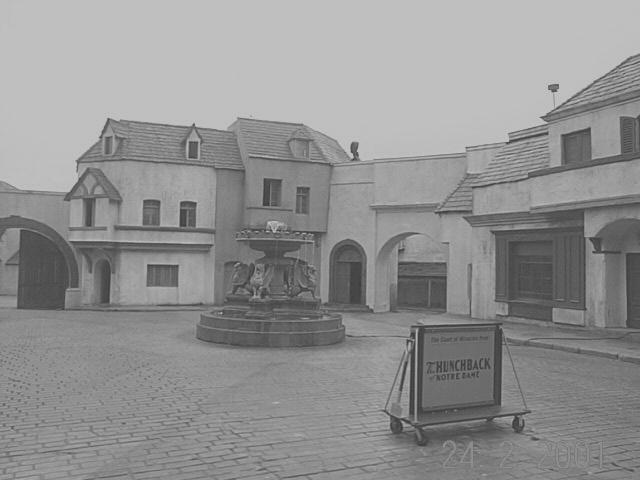
#> input picture image_contrast/HollywoodLC.jpg, 640 x 480 px
$ python equalizer.py
#> lines starting #> are read from the running program, lines starting #| are printed output that depends on the picture
from PIL import Image, ImageDraw
from matplotlib import pyplot as plt
import numpy as np


# Функция нормировки
def normalization(mass: list, dim: int, N=255):
    '''
    Функция нормировки
    :param mass: одномерный список значений оттенков серости пикселей
    :param dim: размерность массива
    :param N: количество элементов
    :return: норма
    '''
    if dim == 1:
        norm = []
        min_mass = min(mass)
        max_mass = max(mass)
        for pix in mass:
            norm.append(int(((pix - min_mass) / (max_mass - min_mass)) * N))

        return norm

    norm_mass = []
    for i in range(len(mass)):
        normalization(mass[i], dim=1)
        norm_mass.append(mass[i])

    return norm_mass


def read_jpg_gray(file):
    image = Image.open(file).convert('L')
    return image


def image_histogram(image):
    pixels = image.load()
    w, h = image.size[0], image.size[1]
    matrix_pixels = np.array(image).reshape(h, w)

    i = 0
    pixels_1d = []
    for col in range(w):
        for row in range(h):
            pixels_1d.append(pixels[col, row])

    # нормализация данных
    S = col * row
    pixels_1d = normalization(pixels_1d, dim=1)

    # создаем список гистограммы
    image_hist_y = [0 for i in range(255)]
    image_hist_x = [i for i in range(255)]

    index_hist = 0

    # [5 lines of commented-out code are left out]

    for row in range(h):
        for pix in matrix_pixels[row]:
            image_hist_y[pix] += 1

    return image_hist_x, image_hist_y, pixels_1d


# Создание картинки по считываемым данным по одномерному массиву пикселей
def drawing_image_new(pixels, w, h):
    '''
    Функция рисует картинку в оттенках серого по вхожному одномерному списку пикселей
    :param pixels: одномерный список оттенков серого каждого пикселя
    :param w: ширина создаваемой картинки
    :param h: высота создаваемой картинки
    :return: image_new - картинка в оттенках серого
    '''
    image_new = Image.new('L', (w, h))  # создаем пустую картинку в оттенках серого с шириной w и высотой h
    draw = ImageDraw.Draw(image_new)  # Запускаем инструмент для рисования

    # нормализуем значения оттенков серого
    S = 255
    image_new_norm = normalization(pixels, dim=1)
    # image_new_norm = pixels
    # заполняем значения пикселей новой картинки оттенками серого входного списка
    i = 0
    for col in range(w):
        for row in range(h):
            draw.point((col, row), int(image_new_norm[i]))
            i += 1

    return image_new


def task_equalization():
    # Считываем  файл
    image = read_jpg_gray('image_contrast/HollywoodLC.jpg')
#> in read_jpg_gray, image is the input picture: PIL image 640x480 L; min 48, max 209, mean 145.3
    w, h = image.size[0], image.size[1]
#> w = 640; h = 480
    pix = image.load()
    # Строим гистограмму
    x, y, pixels_1d = image_histogram(image)
#> after the loop in image_histogram, `for col in range(w):`: pixels_1d = 307200 items
#> in normalization, `min_mass = min(mass)`: min_mass = 48
#> in normalization, `max_mass = max(mass)`: max_mass = 209
#> the loop in normalization, `for pix in mass:` made 307200 passes
#> pix on passes 1 to 3: 190, 190, 190
#> after the loop in normalization, `for pix in mass:`: norm = 307200 items
#> x = 255 values from 0 to 254; y = 255 values, max 73902 at index 191, min 0 at index 0, mean 1204.7; pixels_1d = 307200 items
    plt.plot(x, y)
    plt.show()
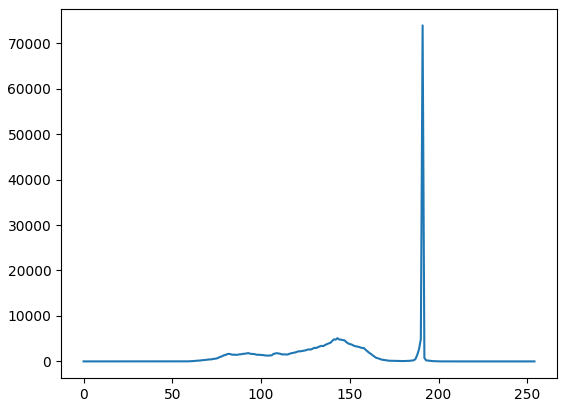
#> figure drawn by matplotlib, 1 panel; curve peaks at x = 191, y = 73902

    # Производим интегрирование
    cdf = [0]
    for i in range(1, len(y)):
        cdf.append(cdf[i - 1] + ((y[i - 1] + y[i]) * 0.5))
#> after the loop, cdf = 255 values from 0 to 307200
    max_cdf = max(cdf)
#> max_cdf = 307200
    for i in range(255):
        cdf[i] /= max_cdf
#> after the loop, cdf = 255 values from 0 to 1

    plt.plot(x, cdf)
    plt.show()
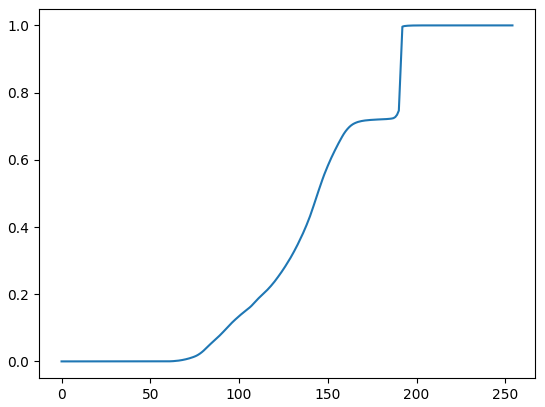
#> figure drawn by matplotlib, 1 panel; curve peaks at x = 210, y = 1

    # new_image = drawing_image_new(pixels_1d, w, h)
    # new_image.show()

    for i in range(w * h):
        for j in range(255):
            if pixels_1d[i] == j:
                pixels_1d[i] = cdf[j] * 255

    new_image = drawing_image_new(pixels_1d, w, h)
#> in drawing_image_new, `image_new = Image.new('L', (w, h))`: image_new: PIL image 640x480 L; every value is 0
#> in drawing_image_new, `image_new_norm = normalization(pixels, dim=1)`: image_new_norm = 307200 items
#> after the loop in drawing_image_new, `for col in range(w):`: i = 307200
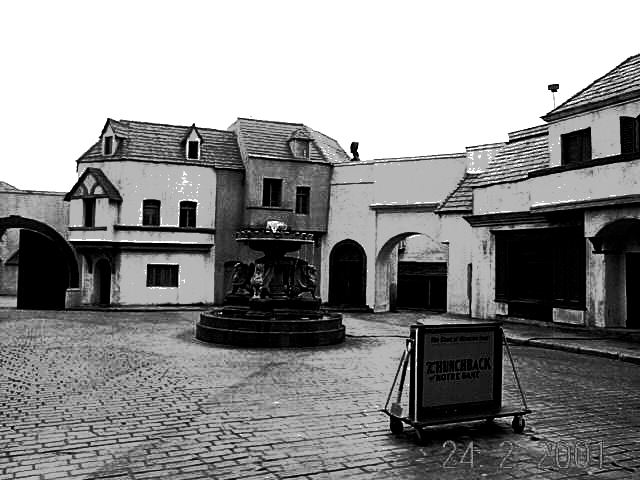
#> new_image: PIL image 640x480 L; min 0, max 255, mean 140.5
    new_image.show()


def task():
    image = read_jpg_gray('image_contrast/HollywoodLC.jpg')
    width, height = image.size[0], image.size[1]  # Количество столбцов и строк матрицы пикселей
    matrix_pixels = np.array(image).reshape(height, width)
    matrix_pixels = np.reshape(matrix_pixels, (width * height))
    print(matrix_pixels)


if __name__ == '__main__':
    task_equalization()
    # task()
